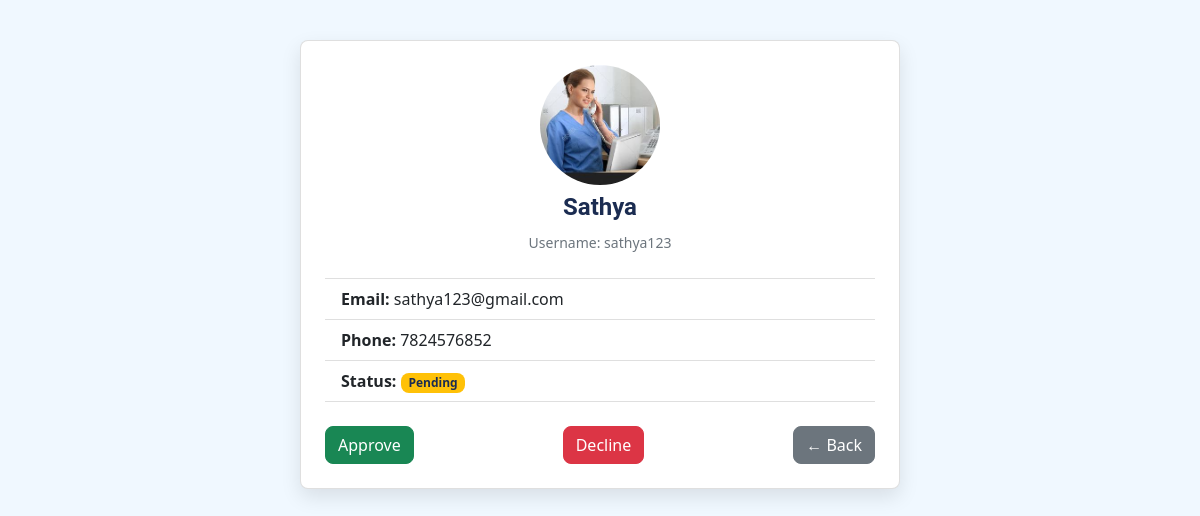
The app's page /user/view_enquiry.php?id=5 (signed in) with its own data.
### tables this page shows
CREATE TABLE `venquiry` (
  `id` int(11) NOT NULL,
  `name` varchar(100) NOT NULL,
  `username` varchar(100) NOT NULL,
  `password` varchar(255) NOT NULL,
  `confirm_password` varchar(255) NOT NULL,
  `email` varchar(100) DEFAULT NULL,
  `phone` varchar(20) DEFAULT NULL,
  `photo` varchar(255) DEFAULT NULL,
  `status` enum('pending','approved','declined') DEFAULT 'pending',
  `created_at` timestamp NOT NULL DEFAULT current_timestamp()
);

### user/view_enquiry.php (the view, shortened to what this page needs)
<?php
include __DIR__ . '/../config/db.php';
$id = $_GET['id'] ?? '';
$stmt = $conn->prepare("SELECT * FROM venquiry WHERE id = ?");
$stmt->bind_param("i", $id);
$stmt->execute();
$result = $stmt->get_result();
$enquiry = $result->fetch_assoc();
$photoPath = "../assets/images/" . ($enquiry['photo'] ?? 'default.jpg');
?>
<!DOCTYPE html>
<html lang="en">
<head>
  <link rel="stylesheet" href="../assets/css/bootstrap.min.css">
</head>
<body>
<div class="card p-4">
  <div class="text-center mb-4">
    <img src="<?= htmlspecialchars($photoPath) ?>" class="avatar mb-2" alt="Photo">
    <h4><?= htmlspecialchars($enquiry['name']) ?></h4>
    <small class="text-muted">Username: <?= htmlspecialchars($enquiry['username']) ?></small>
  </div>
  <ul class="list-group list-group-flush">
    <li class="list-group-item"><strong>Email:</strong> <?= htmlspecialchars($enquiry['email']) ?></li>
    <li class="list-group-item"><strong>Phone:</strong> <?= htmlspecialchars($enquiry['phone']) ?></li>
    <li class="list-group-item"><strong>Status:</strong>
      <span class="badge bg-<?= $enquiry['status'] === 'pending' ? 'warning text-dark' : ($enquiry['status'] === 'approved' ? 'success' : 'danger') ?>">
        <?= ucfirst($enquiry['status']) ?>
      </span>
    </li>
  </ul>
  <div class="d-flex justify-content-between mt-4">
    <a href="approve_volunteer.php?id=<?= $enquiry['id'] ?>" class="btn btn-success">Approve</a>
    <a href="decline_volunteer.php?id=<?= $enquiry['id'] ?>" class="btn btn-danger">Decline</a>
    <a href="http://localhost/ReliefLink/user/admin/volunteers.php" class="btn btn-secondary">← Back</a>
  </div>
</div>
</body>
</html>

### user/view_enquiry.php (style rules this page uses)
body { background-color: #f0f8ff; font-family: 'Segoe UI', sans-serif; padding: 40px; }
.card { max-width: 600px; margin: auto; box-shadow: 0 8px 20px rgba(0,0,0,0.1); }
.avatar { width: 120px; height: 120px; border-radius: 50%; object-fit: cover; }

### records on screen
venquiry: photo (picture), name "Sathya", username "sathya123", email "sathya123@gmail.com", phone "7824576852", status "Pending"
